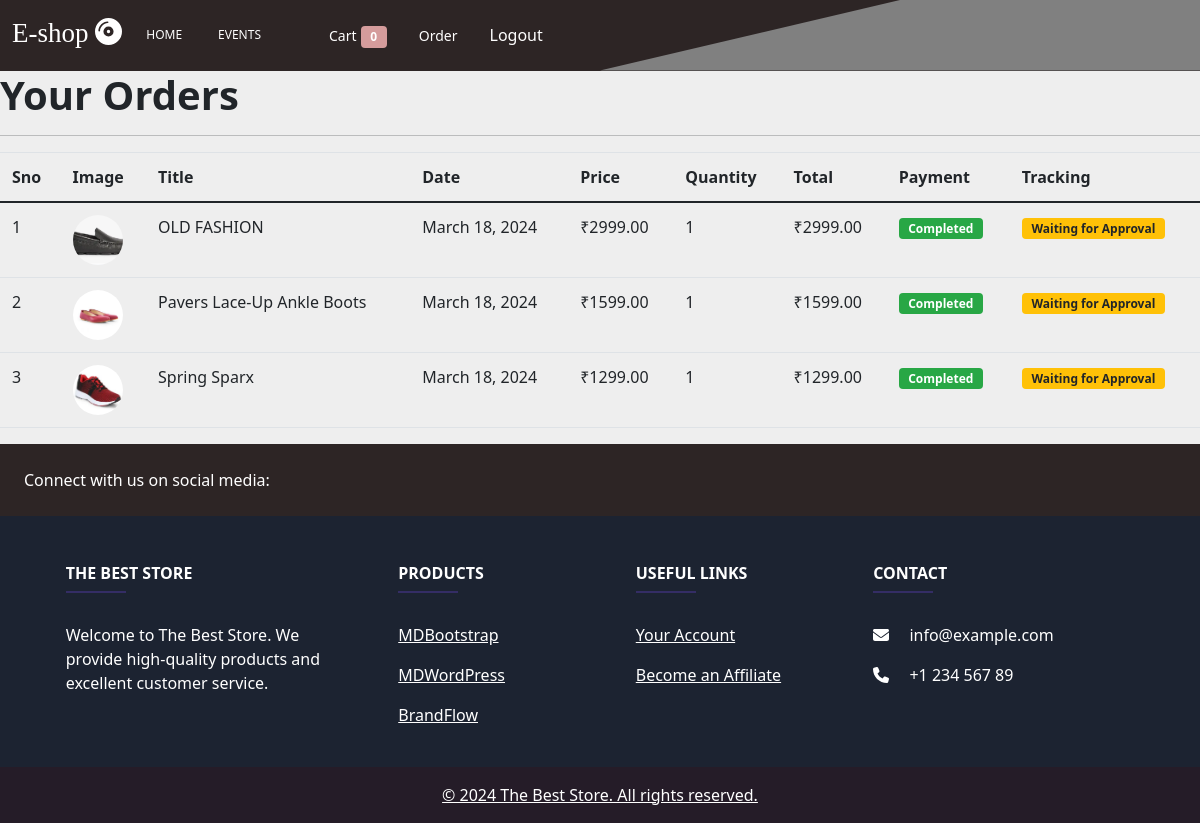
/orders (signed in), run on the app's committed database.
### shop/models/order.py (models this page shows, shortened)
class Order(models.Model):
    product = models.ForeignKey(Product, on_delete=models.CASCADE)
    customer = models.ForeignKey(Customer, on_delete=models.CASCADE)
    quantity = models.IntegerField(default=1)
    price = models.DecimalField(max_digits=10, decimal_places=2)  # Using DecimalField for price to handle decimal values
    address = models.CharField(max_length=255, default='', blank=True)
    phone = models.CharField(max_length=20, default='', blank=True)
    date = models.DateField(auto_now_add=True)  # Use auto_now_add to set the date automatically on creation
    status = models.CharField(max_length=20, choices=[('pending', 'Pending'), ('paid', 'Paid')])
    is_approved = models.BooleanField(default=False)
    @staticmethod
    def get_orders_by_customer(customer_id):
        return Order.objects.filter(customer=customer_id).order_by('-date')

### shop/models/product.py (models this page shows, shortened)
class Product(models.Model):
    name = models.CharField(max_length=50)
    price = models.IntegerField(default=0)
    category = models.ForeignKey(Category, on_delete=models.CASCADE,default=1)
    size = models.CharField(max_length=50,default="")
    description = models.CharField(max_length=200, default='Best Qualtiy')
    image = models.ImageField(upload_to='products/')

### shop/middlewares/auth.py (the view)
    def middleware(request):
        returnUrl = request.META['PATH_INFO']
        if not request.session.get('customer'):
            return redirect(f"login?return_url={returnUrl}")
        response = get_response(request)
        return response

### shop/templatetags/cart.py (called while the page is built)
@register.filter(name = 'multiply')
def multiply(number1,number2):
    return number1 * number2

### shop/templatetags/currency.py (called while the page is built)
@register.filter(name = 'currency_rupeee')
def currency_rupeee(number):
            return "₹" +str(number)

### shop/views/orders.py (called while the page is built)
    def get(self,request):
        customer = request.session.get('customer')
        orders = Order.get_orders_by_customer(customer)
        return render(request,'orders.html',{'orders':orders})

### templates/orders.html (shortened to what this page needs)
{% extends "base.html" %}
{% load static %}
{% load cart %}
{% load currency %}
{% block body %}
<div class="">
        <div class="table-responsive-md">
            <p class="display-4 pl-4 ml-4">Your Orders</p>
            <hr>
            {% if orders %}
            <table class="table">
                <thead>
                    <tr>
                        <th>Sno</th>
                        <th>Image</th>
                        <th>Title</th>
                        <th>Date</th>
                        <th>Price</th>
                        <th>Quantity</th>
                        <th>Total</th>
                        <th>Payment</th>
                        <th>Tracking</th>
                    </tr>
                </thead>
                <tbody>
                    {% for order in orders %}
                    <tr>
                        <td>{{forloop.counter}}</td>
                        <td><img style="height: 50px;" class="rounded-circle" src="{{order.product.image.url}}" alt="image"></td>
                        <td>{{order.product.name}}</td>
                        <td>{{order.date}}</td>
                        <td>{{order.price|currency_rupeee}}</td>
                        <td>{{order.quantity}}</td>
                        <td>{{order.quantity|multiply:order.price|currency_rupeee}}</td>
                        {% if order.status %}
                        <td><small class="badge badge-success">Completed</small></td>
                        {% else %}
                        <td><small class="badge badge-warning">Pending</small></td>
                        {% endif %}
                        {% if order.is_approved %}
                        <td><small class="badge badge-success">Approved</small></td>
                    {% else %}
                        <td><small class="badge badge-warning">Waiting for Approval</small></td>
                    {% endif %}
                    </tr>
                    {% endfor %}
                </tbody>
            </table>
            {% else %}
            <p class="display-3 p-4">No recent order!</p>
            {% endif %}
        </div>
        {% endblock body %}

### templates/base.html (style rules this page uses)
body { background-color: #eee; }
.badge { padding: 0.2rem 0.8rem; font-size: 0.75rem; font-weight: 700; line-height: 1; text-align: center; white-space: nowrap; vertical-align: baseline; border-radius: 0.25rem; }

### templates/orders.html (style rules this page uses)
.table { width: 100%; margin-bottom: 1rem; color: #212529; }
.table th, .table td { padding: 0.75rem; vertical-align: top; border-top: 1px solid #dee2e6; }
.table thead th { vertical-align: bottom; border-bottom: 2px solid #dee2e6; }
.display-4 { font-size: 2.5rem; font-weight: bold; }
.badge { padding: 0.3rem 0.6rem; font-size: 0.75rem; font-weight: 700; line-height: 1; text-align: center; white-space: nowrap; vertical-align: baseline; border-radius: 0.25rem; }
.badge-success { background-color: #28a745; color: #fff; }
.badge-warning { background-color: #ffc107; color: #212529; }
.rounded-circle { width: 50px; height: 50px; object-fit: cover; }

### data on the page
Order: product.image (picture), product.name "OLD FASHION", date "March 18, 2024", price "₹2999.00", quantity "1", quantity|multiply "₹2999.00", status "Completed", is_approved "Waiting for Approval"
Order: product.image (picture), product.name "Pavers Lace-Up Ankle Boots", date "March 18, 2024", price "₹1599.00", quantity "1", quantity|multiply "₹1599.00", status "Completed", is_approved "Waiting for Approval"
Order: product.image (picture), product.name "Spring Sparx", date "March 18, 2024", price "₹1299.00", quantity "1", quantity|multiply "₹1299.00", status "Completed", is_approved "Waiting for Approval"

### other printed values
{{ request.session.cart.keys|length }} "0"
